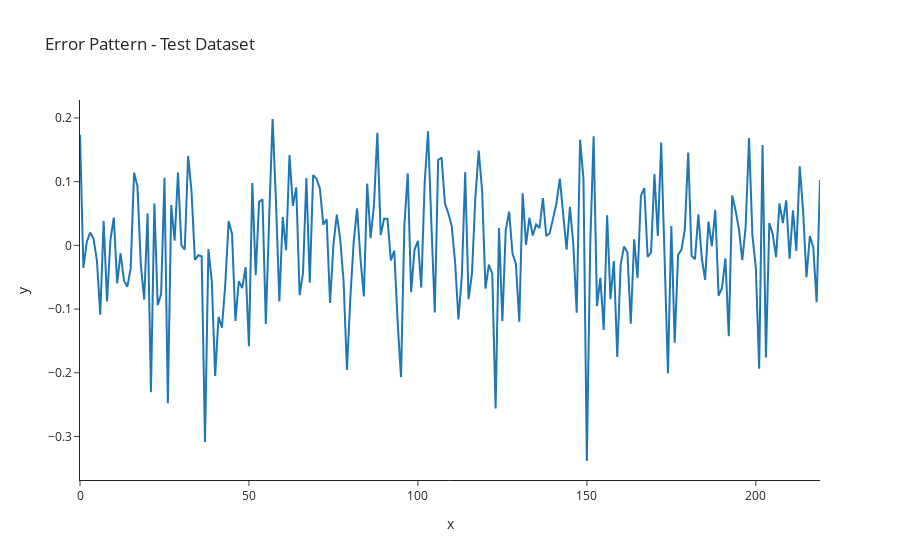

The cell this chart's notebook holds for it:
### Code cell
a = [i for i in range(X_test.shape[0])]
fig = px.line(x=a, y=y_test-y_test_pred,title="Error Pattern - Test Dataset")
fig.show()

### Figure 1 — Plotly figure (JSON) as saved in the notebook; plotly's stock layout.template omitted (floating-point values rounded to 4 significant figures; data arrays with more than 128 entries replaced by an {"elided": "..."} marker saying what was removed)
{"data": [{"hovertemplate": "x=%{x}<br>y=%{y}<extra></extra>", "legendgroup": "", "line": {"color": "#1F77B4", "dash": "solid"}, "marker": {"symbol": "circle"}, "mode": "lines", "name": "", "orientation": "v", "showlegend": false, "type": "scatter", "x": {"elided": "220 int values"}, "xaxis": "x", "y": {"elided": "220 float values"}, "yaxis": "y"}], "layout": {"legend": {"tracegroupgap": 0}, "title": {"text": "Error Pattern - Test Dataset"}, "xaxis": {"anchor": "y", "domain": [0, 1], "title": {"text": "x"}}, "yaxis": {"anchor": "x", "domain": [0, 1], "title": {"text": "y"}}}}
